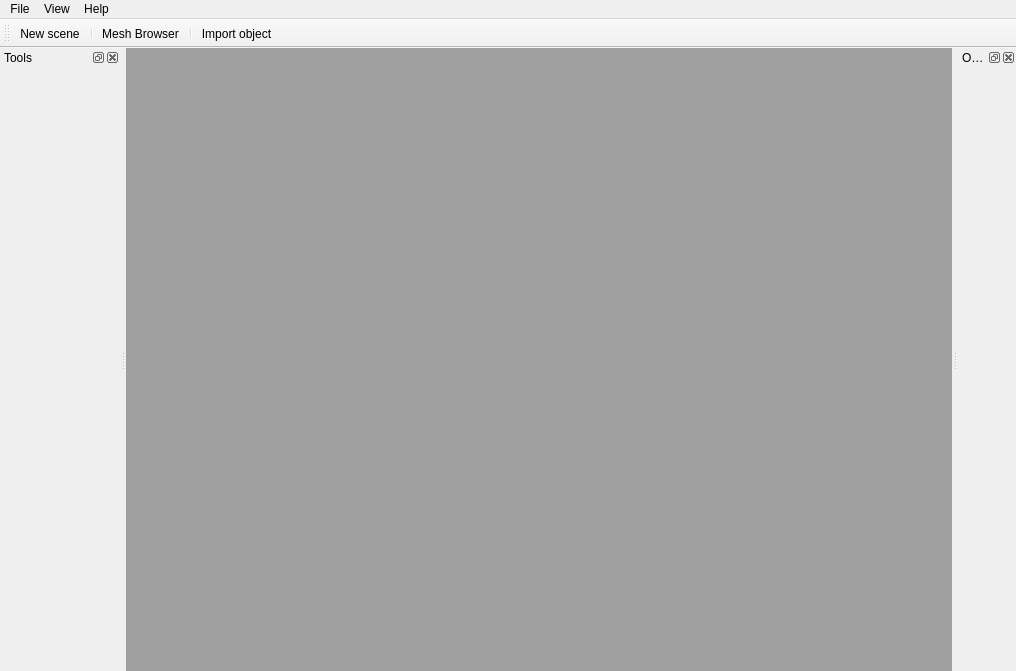
<?xml version="1.0" encoding="UTF-8"?>
<ui version="4.0">
 <class>WorkspaceClass</class>
 <widget class="QMainWindow" name="WorkspaceClass">
  <property name="windowModality">
   <enum>Qt::ApplicationModal</enum>
  </property>
  <property name="geometry">
   <rect>
    <x>0</x>
    <y>0</y>
    <width>1016</width>
    <height>671</height>
   </rect>
  </property>
  <property name="windowTitle">
   <string>Workspace</string>
  </property>
  <property name="windowIcon">
   <iconset resource="../Workspace.qrc">
    <normaloff>:/Workspace/AppIcon.ico</normaloff>:/Workspace/AppIcon.ico</iconset>
  </property>
  <property name="documentMode">
   <bool>false</bool>
  </property>
  <widget class="QWidget" name="centralWidget">
   <layout class="QVBoxLayout" name="verticalLayout">
    <property name="spacing">
     <number>0</number>
    </property>
    <property name="margin">
     <number>0</number>
    </property>
    <item>
     <widget class="QMdiArea" name="sceneArea"/>
    </item>
   </layout>
  </widget>
  <widget class="QMenuBar" name="menuBar">
   <property name="geometry">
    <rect>
     <x>0</x>
     <y>0</y>
     <width>1016</width>
     <height>21</height>
    </rect>
   </property>
   <widget class="QMenu" name="menuFile">
    <property name="title">
     <string>File</string>
    </property>
    <addaction name="actionNewScene"/>
    <addaction name="actionImportObject"/>
    <addaction name="actionExportObject"/>
    <addaction name="separator"/>
    <addaction name="actionExit"/>
    <addaction name="actionUnserialize"/>
   </widget>
   <widget class="QMenu" name="menuView">
    <property name="title">
     <string>View</string>
    </property>
    <addaction name="actionCameraProjection"/>
   </widget>
   <widget class="QMenu" name="menuHelp">
    <property name="title">
     <string>Help</string>
    </property>
   </widget>
   <addaction name="menuFile"/>
   <addaction name="menuView"/>
   <addaction name="menuHelp"/>
  </widget>
  <widget class="QToolBar" name="mainToolBar">
   <property name="windowTitle">
    <string>Main Toolbar</string>
   </property>
   <property name="toolButtonStyle">
    <enum>Qt::ToolButtonTextBesideIcon</enum>
   </property>
   <attribute name="toolBarArea">
    <enum>TopToolBarArea</enum>
   </attribute>
   <attribute name="toolBarBreak">
    <bool>false</bool>
   </attribute>
   <addaction name="actionNewScene"/>
   <addaction name="separator"/>
   <addaction name="actionMeshBrowser"/>
   <addaction name="separator"/>
   <addaction name="actionImportObject"/>
  </widget>
  <widget class="QDockWidget" name="leftDock">
   <property name="minimumSize">
    <size>
     <width>120</width>
     <height>40</height>
    </size>
   </property>
   <property name="windowTitle">
    <string>Tools</string>
   </property>
   <attribute name="dockWidgetArea">
    <number>1</number>
   </attribute>
   <widget class="QWidget" name="leftDockWidget">
    <layout class="QVBoxLayout" name="verticalLayout_3"/>
   </widget>
  </widget>
  <widget class="QDockWidget" name="rightDock">
   <property name="windowTitle">
    <string>Options</string>
   </property>
   <attribute name="dockWidgetArea">
    <number>2</number>
   </attribute>
   <widget class="QWidget" name="rightDockWidget">
    <layout class="QVBoxLayout" name="verticalLayout_2"/>
   </widget>
  </widget>
  <action name="actionExit">
   <property name="text">
    <string>Exit</string>
   </property>
  </action>
  <action name="actionNewScene">
   <property name="icon">
    <iconset resource="../Workspace.qrc">
     <normaloff>:/Workspace/Resources/icons/newScene.png</normaloff>:/Workspace/Resources/icons/newScene.png</iconset>
   </property>
   <property name="text">
    <string>New scene</string>
   </property>
  </action>
  <action name="actionImportObject">
   <property name="icon">
    <iconset resource="../Workspace.qrc">
     <normaloff>:/Workspace/Resources/icons/insertObject.png</normaloff>:/Workspace/Resources/icons/insertObject.png</iconset>
   </property>
   <property name="text">
    <string>Import object</string>
   </property>
   <property name="toolTip">
    <string>Import object</string>
   </property>
  </action>
  <action name="actionExportObject">
   <property name="icon">
    <iconset resource="../Workspace.qrc">
     <normaloff>:/Workspace/Resources/icons/export.png</normaloff>:/Workspace/Resources/icons/export.png</iconset>
   </property>
   <property name="text">
    <string>Export object</string>
   </property>
  </action>
  <action name="actionCameraProjection">
   <property name="text">
    <string>Change camera projection</string>
   </property>
  </action>
  <action name="actionMeshBrowser">
   <property name="icon">
    <iconset resource="../Workspace.qrc">
     <normaloff>:/Workspace/Resources/icons/browse.ico</normaloff>:/Workspace/Resources/icons/browse.ico</iconset>
   </property>
   <property name="text">
    <string>Mesh Browser</string>
   </property>
  </action>
  <action name="actionProcess">
   <property name="text">
    <string>Process</string>
   </property>
  </action>
  <action name="actionUnserialize">
   <property name="text">
    <string>Unserialize objects</string>
   </property>
  </action>
 </widget>
 <layoutdefault spacing="6" margin="11"/>
 <resources>
  <include location="../Workspace.qrc"/>
 </resources>
 <connections>
  <connection>
   <sender>actionExit</sender>
   <signal>triggered()</signal>
   <receiver>WorkspaceClass</receiver>
   <slot>close()</slot>
   <hints>
    <hint type="sourcelabel">
     <x>-1</x>
     <y>-1</y>
    </hint>
    <hint type="destinationlabel">
     <x>639</x>
     <y>359</y>
    </hint>
   </hints>
  </connection>
 </connections>
</ui>
